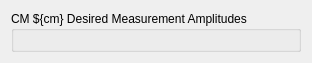
<?xml version="1.0" encoding="UTF-8"?>
<ui version="4.0">
 <class>Form</class>
 <widget class="QWidget" name="Form">
  <property name="geometry">
   <rect>
    <x>0</x>
    <y>0</y>
    <width>312</width>
    <height>60</height>
   </rect>
  </property>
  <property name="windowTitle">
   <string>Form</string>
  </property>
  <layout class="QGridLayout" name="gridLayout">
   <item row="0" column="0">
    <widget class="QGroupBox" name="groupBox">
     <property name="title">
      <string>CM ${cm} Desired Measurement Amplitudes</string>
     </property>
     <layout class="QHBoxLayout" name="horizontalLayout">
      <item>
       <widget class="PyDMTemplateRepeater" name="PyDMTemplateRepeater">
        <property name="toolTip">
         <string/>
        </property>
        <property name="layoutType" stdset="0">
         <enum>PyDMTemplateRepeater::Horizontal</enum>
        </property>
        <property name="templateFilename" stdset="0">
         <string>cavAmp.ui</string>
        </property>
        <property name="dataSource" stdset="0">
         <string>cav.json</string>
        </property>
       </widget>
      </item>
     </layout>
    </widget>
   </item>
  </layout>
 </widget>
 <customwidgets>
  <customwidget>
   <class>PyDMTemplateRepeater</class>
   <extends>QFrame</extends>
   <header>pydm.widgets.template_repeater</header>
  </customwidget>
 </customwidgets>
 <resources/>
 <connections/>
</ui>
